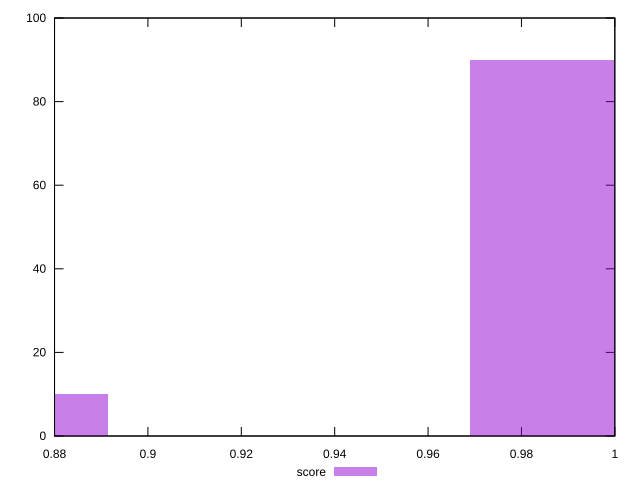

Recreate this plot in gnuplot.
reset

$score <<EOF
1.0077475532109819 90
0.8527094681016001 10
EOF

set key outside below
set boxwidth 0.07751904255469091
set xrange [0.88:1]
set yrange [0:100]
set trange [0:100]
set style fill transparent solid 0.5 noborder
set terminal svg size 640, 490 enhanced background rgb 'white'
set output "report_00013_2021-02-09T12-04-24.940Z/unminified-css/samples/pages+cached+noadtech/score/histogram.svg"

plot $score title "score" with boxes

reset
